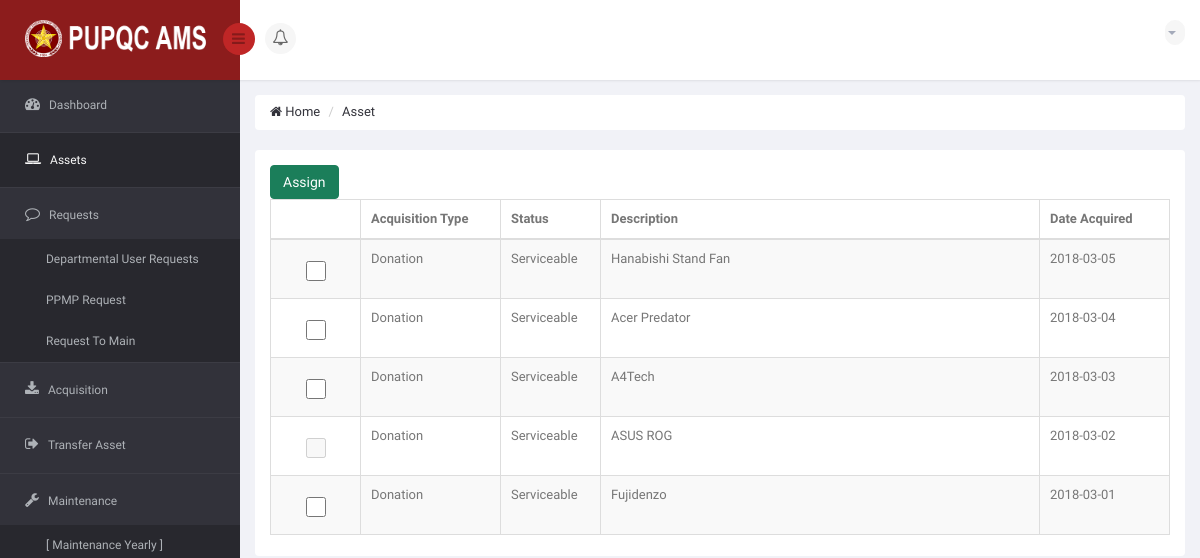
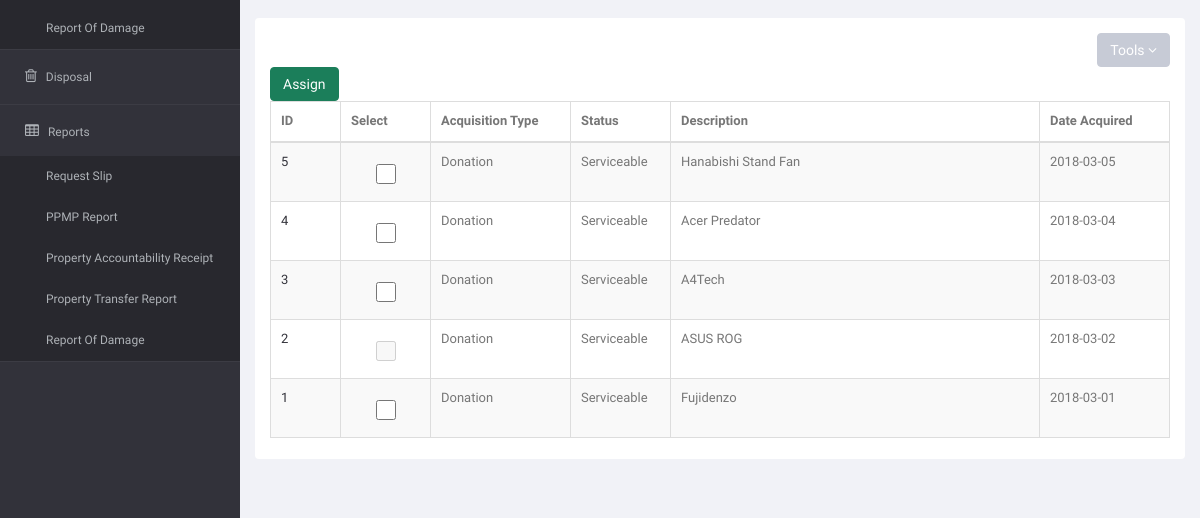
The app's page /DIR/PropertyOfficer/POAsset.php (signed in), older data (2 pictures, top to bottom).
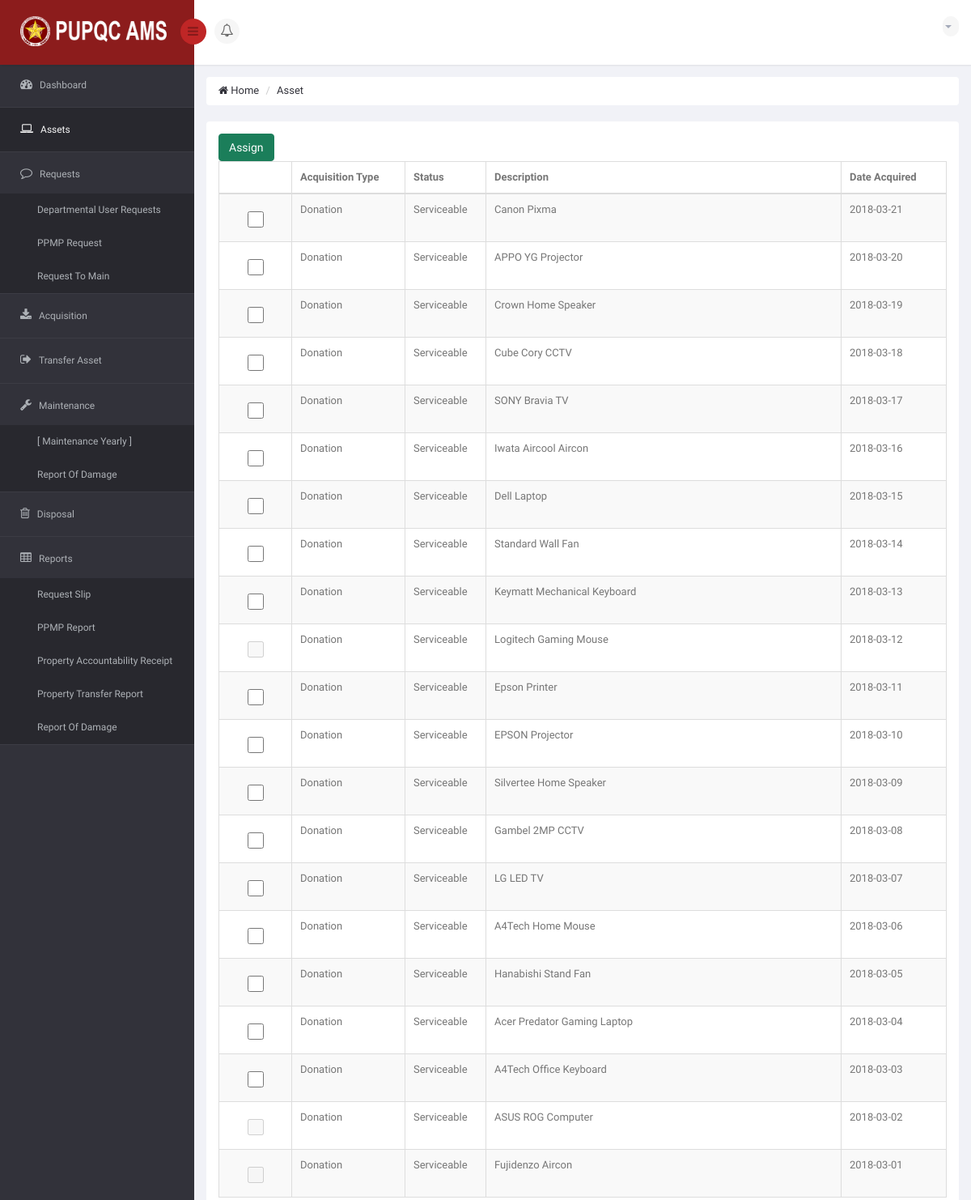
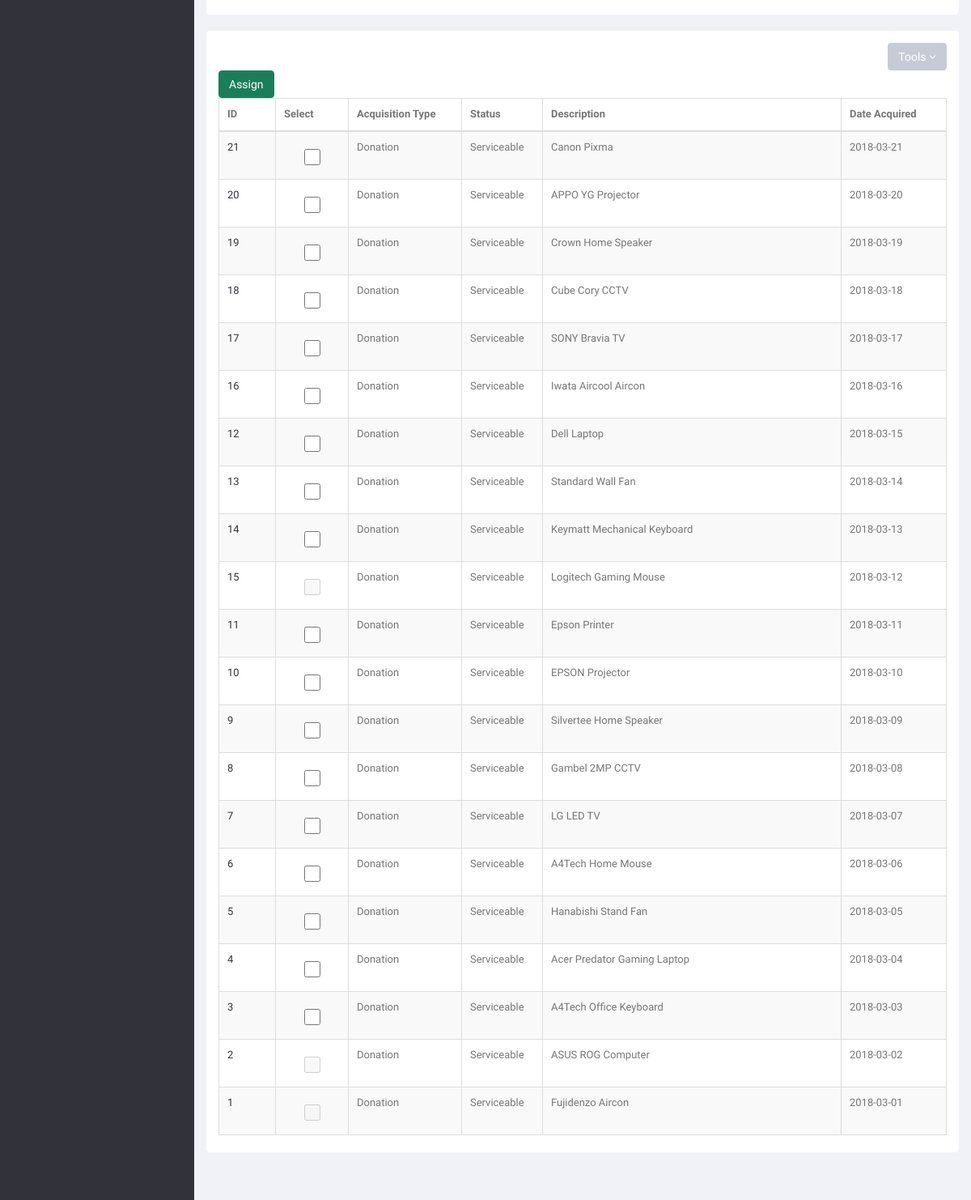
The same page, newer data (2 pictures, top to bottom).
### tables this page shows
CREATE TABLE `ams_r_asset` (
  `A_ID` int(11) NOT NULL,
  `A_DESCRIPTION` varchar(250) NOT NULL,
  `A_DATE` date NOT NULL,
  `A_STATUS` varchar(25) NOT NULL DEFAULT 'Serviceable',
  `A_ACQUISITION_TYPE` varchar(25) NOT NULL,
  `A_AVAILABILITY` varchar(25) NOT NULL DEFAULT 'Available',
  `A_DISPOSAL_STATUS` int(11) NOT NULL DEFAULT '0',
  `AL_ID` int(11) DEFAULT NULL,
  `C_ID` int(11) DEFAULT NULL,
  `URS_ID` int(11) DEFAULT NULL,
  `PPMP_ID` int(11) DEFAULT NULL
);

### DIR/PropertyOfficer/POAsset.php (the view, shortened to what the rows shown need)
<!DOCTYPE html>
<html>
<head>
    <link href="../../bs3/css/bootstrap.min.css" rel="stylesheet">
    <link href="../../js/jquery-ui/jquery-ui-1.10.1.custom.min.css" rel="stylesheet">
    <link href="../../css/bootstrap-reset.css" rel="stylesheet">
    <link href="../../font-awesome/css/font-awesome.css" rel="stylesheet">
    <link href="../../js/jvector-map/jquery-jvectormap-1.2.2.css" rel="stylesheet">
    <link href="../../css/clndr.css" rel="stylesheet">
    <link href="../../js/css3clock/css/style.css" rel="stylesheet">
    <link rel="stylesheet" href="../../js/morris-chart/morris.css">
    <link href="../../css/style.css" rel="stylesheet">
    <link href="../../css/style-responsive.css" rel="stylesheet" />
    <link href="../../js/advanced-datatable/css/demo_page.css" rel="stylesheet" />
    <link href="../../js/advanced-datatable/css/demo_table.css" rel="stylesheet" />
    <link rel="stylesheet" href="../../js/data-tables/DT_bootstrap.css" />
    <link href="../../js/sweetalert/sweetalert.css" rel="stylesheet">
    <link href="../../css/style.css" rel="stylesheet">
    <link href="../../css/style-responsive.css" rel="stylesheet" />
</head>
<body>
    <section id="container">
        <section id="main-content">
            <section class="wrapper">
                <div class="row">
                    <div class="col-sm-12">
                        <section class="panel">
                            <div class="panel-body">
                                <div class="adv-table editable-table ">
                                    <table class="table table-striped table-hover table-bordered" id="editable-sample">
                                        <?php
                                            include('../Connection/db.php');
                                        ?>
                                            <thead>
                                                <tr>
                                                    <th style="width: 90px"></th>
                                                    <th style="width: 140px;">Acquisition Type</th>
                                                    <th style="width: 100px;">Status</th>
                                                    <th style="word-wrap: break-word;">Description</th>
                                                    <th style="width: 130px;">Date Acquired</th>
                                                </tr>
                                            </thead>
                                            <tbody>
                                                <?php
                                                    $sql = "SELECT * FROM `ams_r_asset` ORDER BY A_DATE DESC";
                                                    $result = mysqli_query($connection, $sql) or die("Bad Query: $sql");
                                                    $i = 0;
                                                    while($row = mysqli_fetch_assoc($result))
                                                    {
                                                        $i++;
                                                        $a_description = $row['A_DESCRIPTION'];
                                                        $a_acquistion_type = $row['A_ACQUISITION_TYPE'];
                                                        $a_date = $row['A_DATE'];
                                                        $a_status = $row['A_STATUS'];
                                                        $a_availability = $row['A_AVAILABILITY'];
                                                ?>
                                                <tr class="gradeX">
                                                    <?php
                                                        if ($a_availability == 'Available')
                                                        {
                                                    ?>
                                                        <td>
                                                            <center>
                                                                <input type="checkbox" id="<?php echo $i; ?>" class="checkbox form-control ckthis" style="width: 20px">
                                                            </center>
                                                        </td>
                                                    <?php
                                                        }
                                                        elseif ($a_availability=='Assigned')
                                                        {
                                                    ?>
                                                        <td>
                                                            <center>
                                                                <input type="checkbox" id="<?php echo $i; ?>" class="checkbox form-control ckthis" style="width: 20px" disabled>
                                                            </center>
                                                        </td>
                                                    <?php
                                                        }
                                                    ?>
                                                        <td id="origtype<?php echo $i; ?>">
                                                            <?php echo $a_acquistion_type; ?> </td>
                                                        <td id="origstat<?php echo $i; ?>">
                                                            <?php echo $a_status; ?> </td>
                                                        <td id="origdesc<?php echo $i; ?>">
                                                            <?php echo $a_description; ?> </td>
                                                        <td id="origdate<?php echo $i; ?>">
                                                            <?php echo $a_date; ?> </td>
                                                </tr>
                                                <?php
                                                    }
                                                ?>
                                            </tbody>
                                    </table>
                                </div>
                            </div>
                        </section>
                    </div>
                </div>
                <div id="clone" style="">
                    <div class="row">
                        <div class="col-sm-12">
                            <section class="panel">
                                <div class="panel-body">
                                    <div class="adv-table editable-table ">
                                        <table class="table table-striped table-hover table-bordered" id="editable-sample">
                                        <?php
                                            include('../Connection/db.php');
                                        ?>
                                            <thead>
                                                <tr>
                                                    <th style="width: 70px;">ID</th>
                                                    <th style="width: 90px">Select</th>
                                                    <th style="width: 140px;">Acquisition Type</th>
                                                    <th style="width: 100px;">Status</th>
                                                    <th style="word-wrap: break-word;">Description</th>
                                                    <th style="width: 130px;">Date Acquired</th>
                                                </tr>
                                            </thead>
                                            <tbody>
                                            <?php
                                                $sql = "SELECT * FROM `ams_r_asset` ORDER BY A_DATE DESC";
                                                $result = mysqli_query($connection, $sql) or die("Bad Query: $sql");
                                                $i = 0;
                                                while($row = mysqli_fetch_assoc($result))
                                                {
                                                    $i++;
                                                    $a_id = $row['A_ID'];
                                                    $a_description = $row['A_DESCRIPTION'];
                                                    $a_acquistion_type = $row['A_ACQUISITION_TYPE'];
                                                    $a_date = $row['A_DATE'];
                                                    $a_status = $row['A_STATUS'];
                                                    $a_availability = $row['A_AVAILABILITY'];
                                            ?>
                                                <tr class="gradeX">
                                                <?php
                                                    if ($a_availability == 'Available')
                                                    {
                                                ?>
                                                        <td>
                                                            <a id="getids<?php echo $i; ?>">
                                                                <?php echo $a_id; ?>
                                                            </a>
                                                        </td>
                                                        <td>
                                                            <center>
                                                                <input type="checkbox" id="chkvalsz<?php echo $i; ?>" class="checkbox form-control " style="width: 20px">
                                                            </center>
                                                        </td>
                                                <?php
                                                    }
                                                    elseif ($a_availability == 'Assigned')
                                                    {
                                                ?>
                                                        <td>
                                                            <a id="getids<?php echo $i; ?>">
                                                                <?php echo $a_id; ?>
                                                            </a>
                                                        </td>
                                                        <td>
                                                            <center>
                                                                <input type="checkbox" id="chkvalsz<?php echo $i; ?>" class="checkbox form-control " style="width: 20px;" disabled>
                                                            </center>
                                                        </td>
                                                <?php
                                                    }
                                                ?>
                                                        <td id="origtypes<?php echo $i; ?>">
                                                            <?php echo $a_acquistion_type; ?> </td>
                                                        <td id="origstats<?php echo $i; ?>">
                                                            <?php echo $a_status; ?> </td>
                                                        <td id="origdescs<?php echo $i; ?>">
                                                            <?php echo $a_description; ?> </td>
                                                        <td id="origdates<?php echo $i; ?>">
                                                            <?php echo $a_date; ?> </td>
                                                </tr>
                                            <?php
                                                }
                                            ?>
                                            </tbody>
                                        </table>
                                    </div>
                                </div>
                            </section>
                        </div>
                    </div>
                </div>
            </section>
        </section>
    </section>
</body>
</html>

Row changes from the older to the newer data that the page shows:
added ams_r_asset: A_ACQUISITION_TYPE "Donation", A_STATUS "Serviceable", A_DESCRIPTION "Canon Pixma", A_DATE "2018-03-21", A_ID "21"
added ams_r_asset: A_ACQUISITION_TYPE "Donation", A_STATUS "Serviceable", A_DESCRIPTION "APPO YG Projector", A_DATE "2018-03-20", A_ID "20"
added ams_r_asset: A_ACQUISITION_TYPE "Donation", A_STATUS "Serviceable", A_DESCRIPTION "Crown Home Speaker", A_DATE "2018-03-19", A_ID "19"
added ams_r_asset: A_ACQUISITION_TYPE "Donation", A_STATUS "Serviceable", A_DESCRIPTION "Cube Cory CCTV", A_DATE "2018-03-18", A_ID "18"
added ams_r_asset: A_ACQUISITION_TYPE "Donation", A_STATUS "Serviceable", A_DESCRIPTION "SONY Bravia TV", A_DATE "2018-03-17", A_ID "17"
added ams_r_asset: A_ACQUISITION_TYPE "Donation", A_STATUS "Serviceable", A_DESCRIPTION "Iwata Aircool Aircon", A_DATE "2018-03-16", A_ID "16"
added ams_r_asset: A_ACQUISITION_TYPE "Donation", A_STATUS "Serviceable", A_DESCRIPTION "Dell Laptop", A_DATE "2018-03-15", A_ID "12"
added ams_r_asset: A_ACQUISITION_TYPE "Donation", A_STATUS "Serviceable", A_DESCRIPTION "Standard Wall Fan", A_DATE "2018-03-14", A_ID "13"
added ams_r_asset: A_ACQUISITION_TYPE "Donation", A_STATUS "Serviceable", A_DESCRIPTION "Keymatt Mechanical Keyboard", A_DATE "2018-03-13", A_ID "14"
added ams_r_asset: A_ACQUISITION_TYPE "Donation", A_STATUS "Serviceable", A_DESCRIPTION "Logitech Gaming Mouse", A_DATE "2018-03-12", A_ID "15"
added ams_r_asset: A_ACQUISITION_TYPE "Donation", A_STATUS "Serviceable", A_DESCRIPTION "Epson Printer", A_DATE "2018-03-11", A_ID "11"
added ams_r_asset: A_ACQUISITION_TYPE "Donation", A_STATUS "Serviceable", A_DESCRIPTION "EPSON Projector", A_DATE "2018-03-10", A_ID "10"
added ams_r_asset: A_ACQUISITION_TYPE "Donation", A_STATUS "Serviceable", A_DESCRIPTION "Silvertee Home Speaker", A_DATE "2018-03-09", A_ID "9"
added ams_r_asset: A_ACQUISITION_TYPE "Donation", A_STATUS "Serviceable", A_DESCRIPTION "Gambel 2MP CCTV", A_DATE "2018-03-08", A_ID "8"
added ams_r_asset: A_ACQUISITION_TYPE "Donation", A_STATUS "Serviceable", A_DESCRIPTION "LG LED TV", A_DATE "2018-03-07", A_ID "7"
added ams_r_asset: A_ACQUISITION_TYPE "Donation", A_STATUS "Serviceable", A_DESCRIPTION "A4Tech Home Mouse", A_DATE "2018-03-06", A_ID "6"
changed ams_r_asset id 4: A_DESCRIPTION "Acer Predator" → "Acer Predator Gaming Laptop"
changed ams_r_asset id 3: A_DESCRIPTION "A4Tech" → "A4Tech Office Keyboard"
changed ams_r_asset id 2: A_DESCRIPTION "ASUS ROG" → "ASUS ROG Computer"
changed ams_r_asset id 1: A_AVAILABILITY "Available" → "Assigned" (drawn); A_DESCRIPTION "Fujidenzo" → "Fujidenzo Aircon"
